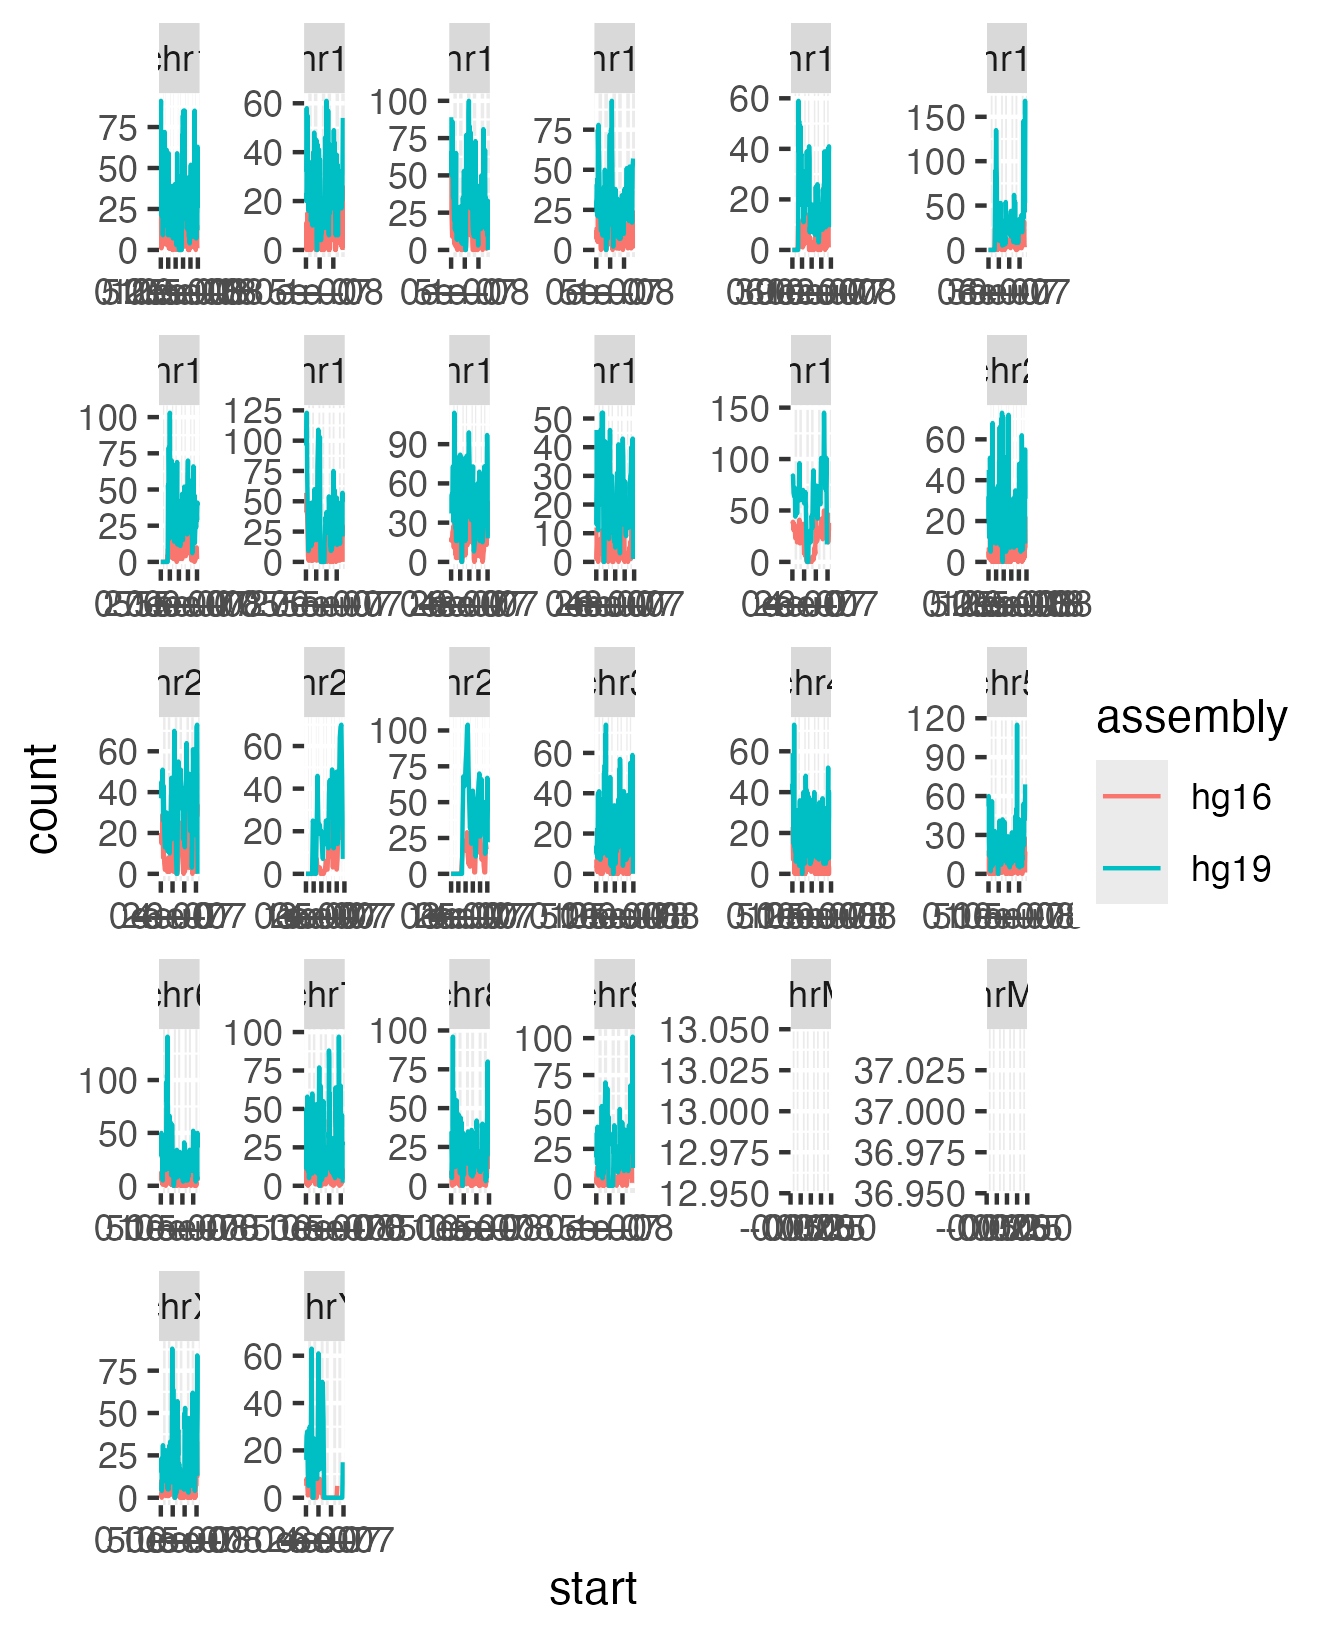

Here is the R script that generated this plot:
library(tidyverse) # Load Tidyverse

header <- c( "chr", "start", "end", "count" )
dfA <- read_tsv("~/qb25-answers/week1/hg19-kc-count.bed", col_names=header ) #read in data from gene count file
dfB <- read_tsv("~/qb25-answers/week1/hg16-kc-count.bed", col_names=header ) #read in data from gene count file

df <- bind_rows(hg19 = dfA, hg16 = dfB, .id = "assembly")

ggplot(df,aes(x = start,y=count, color = assembly)) +
  geom_line()+
  facet_wrap(chr ~ .,scales = "free")

ggsave("exercise2.png")


# dfA_normalized <- dfA
# dfA_normalized$count <- dfA_normalized$count / sum(dfA_normalized$count)
# 
# dfB_normalized <- dfB
# dfB_normalized$count <- dfB_normalized$count / sum(dfB_normalized$count)
# 
# df_normalized <- bind_rows(hg19 = dfA_normalized, hg16 = dfB_normalized, .id = "assembly")
# 
# ggplot(df_normalized %>% filter(chr == "chr5"),aes(x = start,y=count, color = assembly)) +
#   geom_line()+
#   facet_wrap(chr ~ .,scales = "free")
# 
# dfAB_diff <- dfA
# dfAB_diff$count <- dfA_normalized$count - dfB_normalized$count
# 
# ggplot(dfAB_diff %>% filter(chr == "chr5"), aes(x = start, y= count)) +
#   geom_line()+
#   facet_wrap(chr ~ ., scales = "free")
